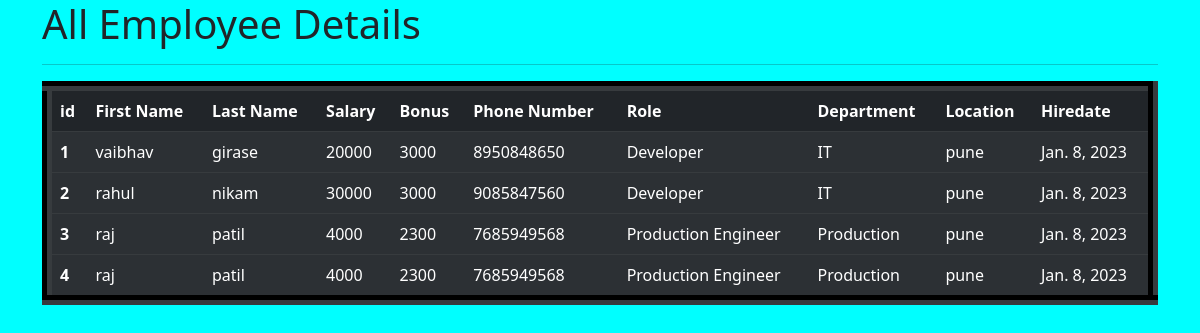
/accounts/view_all_emp/ (signed in), run on the app's committed database.
### emp_app/models.py (models this page shows, shortened)
class Employee(models.Model):
    first_name=models.CharField(max_length=100,null=False)
    Last_name=models.CharField(max_length=100)
    dept=models.ForeignKey(Department,on_delete=models.CASCADE)
    salary=models.IntegerField(default=0)
    bonus=models.IntegerField(default=0)
    role=models.ForeignKey(Role,on_delete=models.CASCADE)
    phone=models.IntegerField(default=0)
    hire_date=models.DateField()
    def __str__(self):
        return "%s %s %s " %(self.first_name,self.Last_name,self.phone)

class Role(models.Model):
    name=models.CharField(max_length=100)

class Department(models.Model):
    name=models.CharField(max_length=100,null=False)
    Location=models.CharField(max_length=100)

### emp_app/views.py (the view)
# urls.py: path('view_all_emp/',views.all_emp,name="all_emp"),
@login_required
def all_emp(request):
    emps=Employee.objects.all()
    context={
        'emps':emps
    }
    print(context)
    return render(request,'view_all_emp.html',context)

### emp_app/templates/view_all_emp.html (shortened to what this page needs)
<!DOCTYPE html>
<html lang="en">
<head>
    <link rel="stylesheet" href="https://cdn.jsdelivr.net/npm/bootstrap@5.2.0-beta1/dist/css/bootstrap.rtl.min.css">
</head>
<body  style="background-color:aqua">
    <div class="container">
      <marquee><h1 align= "left">All Employee Details</h1></marquee>
        <hr>
        <table class="table table-dark table-striped" border=10>
            <thead>
              <tr>
                <th scope="col">id</th>
                <th scope="col">First Name</th>
                <th scope="col">Last Name</th>
                <th scope="col">Salary</th>
                <th scope="col">Bonus</th>
                <th scope="col">Phone Number</th>
                <th scope="col">Role</th>
                <th scope="col">Department</th>
                <th scope="col">Location</th>
                <th scope="col">Hiredate</th>
              </tr>
            </thead>
                  {% for emp in emps %}
            <tbody>
              <tr>
                <th scope="row">{{emp.id}}</th>
                <td>{{emp.first_name}}</td>
                <td>{{emp.Last_name}}</td>
                <td>{{emp.salary}}</td>
                <td>{{emp.bonus}}</td>
                <td>{{emp.phone}}</td>
                <td>{{emp.role.name}}</td>
                <td>{{emp.dept.name}}</td>
                <td>{{emp.dept.Location}}</td>
                <td>{{emp.hire_date}}</td>
              </tr>
              {% endfor %}
            </tbody>
          </table>
      </div>
</body>
</html>

### data on the page
Employee: id "1", first_name "vaibhav", Last_name "girase", salary "20000", bonus "3000", phone "8950848650", role.name "Developer", dept.name "IT", dept.Location "pune", hire_date "Jan. 8, 2023"
Employee: id "2", first_name "rahul", Last_name "nikam", salary "30000", bonus "3000", phone "9085847560", role.name "Developer", dept.name "IT", dept.Location "pune", hire_date "Jan. 8, 2023"
Employee: id "3", first_name "raj", Last_name "patil", salary "4000", bonus "2300", phone "7685949568", role.name "Production Engineer", dept.name "Production", dept.Location "pune", hire_date "Jan. 8, 2023"
Employee: id "4", first_name "raj", Last_name "patil", salary "4000", bonus "2300", phone "7685949568", role.name "Production Engineer", dept.name "Production", dept.Location "pune", hire_date "Jan. 8, 2023"
